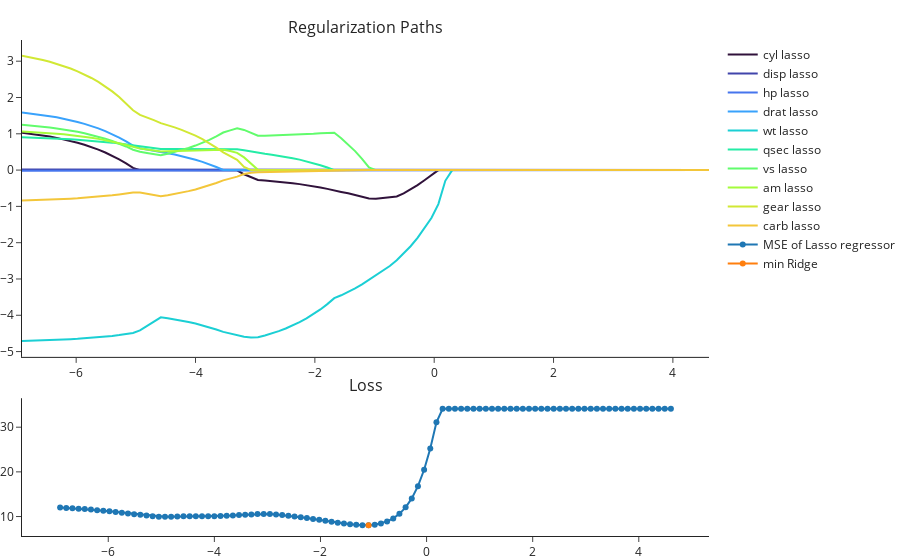

The code cell stored with this chart in its notebook:
### Markdown cell above
needed - 
** explanation of why l2 and l1 behave differently - 
I personally never got this phrase -
"this intersection typically happens at one of the corners of the norm ball." (from the book explanation, the geometric intuition). fount a good explanation here https://www.quora.com/Whats-a-good-way-to-provide-intuition-as-to-why-the-lasso-L1-regularization-results-in-sparse-weight-vectors that relate to looking at the algebra. Not sure how deep to get into it, but I do think that its important to see why its true and not just memorise the behaviors.

### Code cell
arg_lasso = np.argmin(losses.loc[:, 'lasso_mse'])
min_lasso_y = losses.loc[:, 'lasso_mse'].values[arg_lasso]
min_lasso_x = np.log(lambdas)[arg_lasso]


fig = make_subplots(rows=6, cols=1, specs=[[{"rowspan": 4}], [None], [None], [None], [{"rowspan": 2}], [None]], 
                   subplot_titles=['Regularization Paths', 'Loss'])
for i, col in enumerate(X_train.columns):
    fig.add_trace(go.Scatter(x=np.log(lambdas), y=lasso_coef_df.loc[:, col], mode='lines', marker_color = colors[i], name=col + ' lasso'))

fig.add_trace(go.Scatter(x=np.log(lambdas), y=losses.loc[:, 'lasso_mse'], mode='lines + markers', name='MSE of Lasso regressor'), 5, 1)

fig.add_trace(go.Scatter(x=[min_lasso_x], y=[min_lasso_y], mode='lines + markers', name='min Ridge'), 5, 1)

lasso_coef = lasso_coef_df.iloc[arg_lasso]

fig.show()
